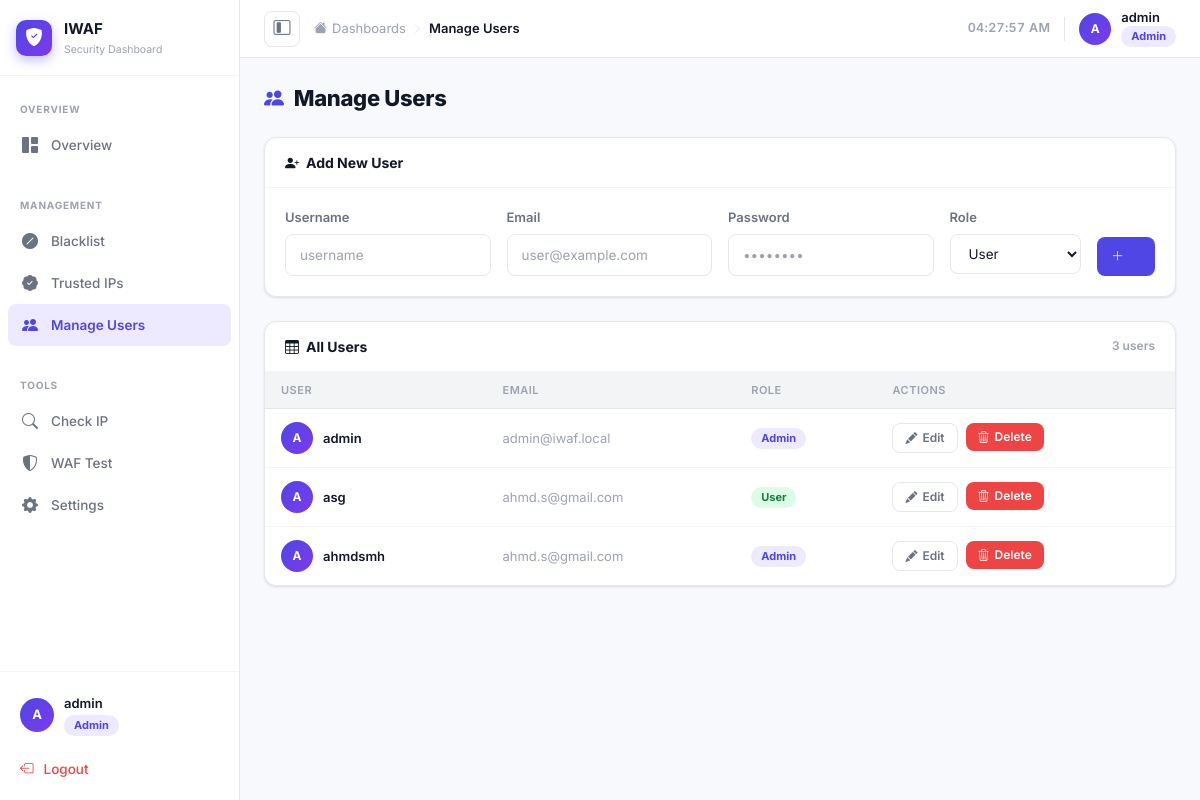
The page /manage-users (signed in) on the database its author committed.
### tables this page shows
CREATE TABLE users (
    id INTEGER PRIMARY KEY AUTOINCREMENT,
    username TEXT UNIQUE NOT NULL,
    password_hash TEXT NOT NULL,
    email TEXT NOT NULL,
    role TEXT NOT NULL CHECK(role IN ("admin","user"))
);

### app.py (the view, shortened to what this page needs)
@app.route("/manage-users", methods=["GET","POST"])
@login_required
@require_admin
def manage_users():
    cur = get_current_user()
    with sqlite3.connect('users.db') as conn:
        c = conn.cursor()
        c.execute("SELECT id,username,email,role FROM users")
        users = c.fetchall()
    return render_template('manage_users.html', users=users)

### app.py (called while the page is built, shortened)
def get_current_user():
    uid = session.get('user_id')
    if not uid:
        return None
    try:
        with sqlite3.connect('users.db') as conn:
            c = conn.cursor()
            c.execute("SELECT id, username, email, role FROM users WHERE id=?", (uid,))
            row = c.fetchone()
            if row:
                return {'id': row[0], 'username': row[1], 'email': row[2], 'role': row[3]}
    except Exception as e:
        logger.error(f"get_current_user: {e}")
    return None

@app.context_processor
def inject_current_user():
    user = get_current_user()
    if user:
        user['is_authenticated'] = True
    else:
        user = {'id': None, 'username': None, 'email': None, 'role': None, 'is_authenticated': False}
    return {'current_user': type('User', (), user)()}

def login_required(f):
    @wraps(f)
    def decorated(*args, **kwargs):
        if not get_current_user():
            return redirect(url_for('login'))
        return f(*args, **kwargs)
    return decorated

def require_admin(f):
    @wraps(f)
    def decorated(*args, **kwargs):
        user = get_current_user()
        if not user or user['role'] != 'admin':
            return jsonify({"status": "error", "message": "Admin privileges required"}), 403
        return f(*args, **kwargs)
    return decorated

@app.before_request
def check_security():
    ip = request.remote_addr
    g.client_ip = ip
    g.start_time = time()
    with data_lock:
        concurrent_requests[ip] += 1
    if ip in trusted_ips:
        return None

@app.after_request
def log_request(response):
    if hasattr(g, 'start_time') and hasattr(g, 'client_ip'):
        ip = g.client_ip
        duration = time() - g.start_time
        if response.status_code >= 400 or duration > 1.0:
            logger.info(f"[{ip}] {response.status_code} {duration:.2f}s")
    return response

@app.teardown_request
def cleanup_request(exception=None):
    if hasattr(g, 'client_ip'):
        ip = g.client_ip
        with data_lock:
            if concurrent_requests[ip] > 0:
                concurrent_requests[ip] -= 1

### templates/manage_users.html (shortened to what this page needs)
{% extends "base.html" %}
{% block breadcrumb %}Manage Users{% endblock %}
{% block content %}
<div class="page-title"><i class="bi bi-people-fill" style="color:var(--primary);font-size:20px"></i> Manage Users</div>
<div class="panel mb-4">
    <div class="panel-header">
        <span class="panel-title"><i class="bi bi-person-plus-fill"></i> Add New User</span>
    </div>
    <div class="panel-body">
        <form method="POST">
            <div class="row g-3">
                <div class="col-md-3">
                    <label class="f-label">Username</label>
                    <input type="text" name="username" class="f-input" placeholder="username" required autocomplete="off">
                </div>
                <div class="col-md-3">
                    <label class="f-label">Email</label>
                    <input type="email" name="email" class="f-input" placeholder="user@example.com" required>
                </div>
                <div class="col-md-3">
                    <label class="f-label">Password</label>
                    <input type="password" name="password" class="f-input" placeholder="••••••••" required autocomplete="new-password">
                </div>
                <div class="col-md-2">
                    <label class="f-label">Role</label>
                    <select name="role" class="f-select">
                        <option value="user">User</option>
                    </select>
                </div>
                <div class="col-md-1 d-flex align-items-end">
                    <button type="submit" class="btn-blue" style="padding:10px 14px;width:100%">
                        <i class="bi bi-plus-lg"></i>
                    </button>
                </div>
            </div>
        </form>
    </div>
</div>
<div class="panel">
    <div class="panel-header">
        <span class="panel-title"><i class="bi bi-table"></i> All Users</span>
        <span style="font-size:12px;color:var(--text-muted);font-weight:600">{{ users|length }} user{{ 's' if users|length != 1 else '' }}</span>
    </div>
    <div style="padding:0;overflow-x:auto">
        <table class="iwaf-table">
            <thead>
                <tr>
                    <th>User</th>
                    <th>Email</th>
                    <th>Role</th>
                    <th>Actions</th>
                </tr>
            </thead>
            <tbody>
                {% for user in users %}
                <tr>
                    <td>
                        <div style="display:flex;align-items:center;gap:10px">
                            <div style="width:32px;height:32px;border-radius:50%;background:linear-gradient(135deg,var(--primary),#7c3aed);display:flex;align-items:center;justify-content:center;color:#fff;font-size:12px;font-weight:700;flex-shrink:0">
                                {{ user[1][0]|upper }}
                            </div>
                            <span style="font-weight:600">{{ user[1] }}</span>
                        </div>
                    </td>
                    <td style="color:var(--text-muted);font-size:13px">{{ user[2] }}</td>
                    <td><span class="badge-{{ user[3] }}">{{ user[3]|capitalize }}</span></td>
                    <td>
                        <div style="display:flex;gap:8px">
                            <button class="btn-ghost" onclick="openEdit({{ user[0] }},'{{ user[1] }}','{{ user[2] }}','{{ user[3] }}')" style="font-size:12px;padding:5px 12px">
                                <i class="bi bi-pencil-fill"></i> Edit
                            </button>
                            <form method="POST" style="display:inline" onsubmit="return confirm('Delete user {{ user[1] }}? This cannot be undone.')">
                                <button type="submit" class="btn-red" style="font-size:12px;padding:5px 12px">
                                    <i class="bi bi-trash3"></i> Delete
                                </button>
                            </form>
                        </div>
                    </td>
                </tr>
                {% else %}
                <tr><td colspan="4" style="text-align:center;color:var(--text-muted);padding:24px">No users found</td></tr>
                {% endfor %}
            </tbody>
        </table>
    </div>
</div>
{% endblock %}

### templates/base.html (shortened to what this page needs)
<!DOCTYPE html>
<html lang="en">
<head>
    <link href="https://cdn.jsdelivr.net/npm/bootstrap@5.3.0/dist/css/bootstrap.min.css" rel="stylesheet">
    <link rel="stylesheet" href="https://cdn.jsdelivr.net/npm/bootstrap-icons@1.11.0/font/bootstrap-icons.css">
    <link rel="stylesheet" href="{{ url_for('static', filename='style.css') }}">
</head>
<body>
{% if request.endpoint != 'login' %}
<aside class="sidebar" id="sidebar">
    <a class="sidebar-brand" href="{{ url_for('dashboard') }}">
        <div class="brand-icon"><i class="bi bi-shield-fill-check"></i></div>
        <div class="brand-text">
            <span class="brand-name">IWAF</span>
            <span class="brand-sub">Security Dashboard</span>
        </div>
    </a>
    <nav class="sidebar-nav-wrap">
        <div class="nav-section">Overview</div>
        <ul class="sidebar-nav">
            <li><a href="{{ url_for('dashboard') }}" class="{{ 'active' if request.endpoint == 'dashboard' else '' }}">
                <i class="bi bi-grid-1x2-fill"></i> <span>Overview</span>
            </a></li>
        </ul>
        <div class="nav-section">Management</div>
        <ul class="sidebar-nav">
            <li><a href="{{ url_for('blacklist_page') }}" class="{{ 'active' if request.endpoint == 'blacklist_page' else '' }}">
                <i class="bi bi-slash-circle-fill"></i> <span>Blacklist</span>
            </a></li>
            <li><a href="{{ url_for('trusted_page') }}" class="{{ 'active' if request.endpoint == 'trusted_page' else '' }}">
                <i class="bi bi-patch-check-fill"></i> <span>Trusted IPs</span>
            </a></li>
            {% if current_user.is_authenticated and current_user.role == 'admin' %}
            <li><a href="{{ url_for('manage_users') }}" class="{{ 'active' if request.endpoint == 'manage_users' else '' }}">
                <i class="bi bi-people-fill"></i> <span>Manage Users</span>
            </a></li>
            {% endif %}
        </ul>
        <div class="nav-section">Tools</div>
        <ul class="sidebar-nav">
            <li><a href="{{ url_for('check_ip_page') }}" class="{{ 'active' if request.endpoint == 'check_ip_page' else '' }}">
                <i class="bi bi-search"></i> <span>Check IP</span>
            </a></li>
            <li><a href="{{ url_for('waf_test_page') }}" class="{{ 'active' if request.endpoint == 'waf_test_page' else '' }}">
                <i class="bi bi-shield-shaded"></i> <span>WAF Test</span>
            </a></li>
            <li><a href="{{ url_for('settings') }}" class="{{ 'active' if request.endpoint == 'settings' else '' }}">
                <i class="bi bi-gear-fill"></i> <span>Settings</span>
            </a></li>
        </ul>
    </nav>
    <div class="sidebar-footer">
        {% if current_user.is_authenticated %}
        <div class="user-info">
            <div class="user-avatar">{{ current_user.username[0]|upper if current_user.username else 'U' }}</div>
            <div class="user-meta">
                <div class="user-name">{{ current_user.username }}</div>
                <div class="user-role badge-{{ current_user.role }}">{{ current_user.role|capitalize }}</div>
            </div>
        </div>
        {% endif %}
        <a href="{{ url_for('logout') }}" class="logout-btn">
            <i class="bi bi-box-arrow-left"></i> <span>Logout</span>
        </a>
    </div>
</aside>
<div class="main-wrap" id="main-wrap">
    <header class="topbar">
        <div class="topbar-left">
            <button class="sidebar-toggle" id="sidebar-toggle" title="Toggle Sidebar">
                <i class="bi bi-layout-sidebar-inset"></i>
            </button>
            <div class="topbar-bread">
                <span class="bread-root"><i class="bi bi-house-fill"></i> Dashboards</span>
                <i class="bi bi-chevron-right bread-sep"></i>
                <span class="bread-current">{% block breadcrumb %}Overview{% endblock %}</span>
            </div>
        </div>
        <div class="topbar-right">
            <div class="topbar-time" id="topbar-time"></div>
            {% if current_user.is_authenticated %}
            <div class="topbar-user">
                <div class="topbar-avatar">{{ current_user.username[0]|upper if current_user.username else 'U' }}</div>
                <div class="topbar-user-info">
                    <span class="topbar-username">{{ current_user.username }}</span>
                    <span class="badge-{{ current_user.role }}">{{ current_user.role|capitalize }}</span>
                </div>
            </div>
            {% endif %}
        </div>
    </header>
    <main class="page-body">{% block content %}{% endblock %}</main>
</div>
{% endif %}
</body>
</html>

### rows shown on the page
users: username "A", username "admin", role "Admin", email "admin@iwaf.local"
users: username "A", username "asg", email "ahmd.s@gmail.com", role "User"
users: username "A", username "ahmdsmh", email "ahmd.s@gmail.com", role "Admin"

### other values the page prints
{{ users|length }} "3"
{{ 's' if users|length != 1 else '' }} "s"
